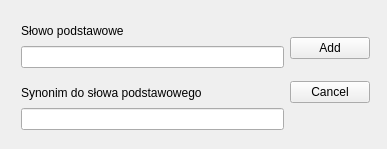
<?xml version="1.0" encoding="UTF-8"?>
<ui version="4.0">
 <class>AddSynonim</class>
 <widget class="QWidget" name="AddSynonim">
  <property name="geometry">
   <rect>
    <x>0</x>
    <y>0</y>
    <width>387</width>
    <height>149</height>
   </rect>
  </property>
  <property name="minimumSize">
   <size>
    <width>387</width>
    <height>149</height>
   </size>
  </property>
  <property name="maximumSize">
   <size>
    <width>387</width>
    <height>149</height>
   </size>
  </property>
  <property name="windowTitle">
   <string>AddSynonim</string>
  </property>
  <widget class="QWidget" name="horizontalLayoutWidget">
   <property name="geometry">
    <rect>
     <x>10</x>
     <y>10</y>
     <width>371</width>
     <height>131</height>
    </rect>
   </property>
   <layout class="QHBoxLayout" name="horizontalLayout">
    <item>
     <layout class="QVBoxLayout" name="verticalLayout">
      <item>
       <widget class="QLabel" name="label">
        <property name="text">
         <string>Słowo podstawowe</string>
        </property>
       </widget>
      </item>
      <item>
       <widget class="QLineEdit" name="mainWordLineEdit"/>
      </item>
      <item>
       <spacer name="verticalSpacer">
        <property name="orientation">
         <enum>Qt::Vertical</enum>
        </property>
        <property name="sizeType">
         <enum>QSizePolicy::Fixed</enum>
        </property>
        <property name="sizeHint" stdset="0">
         <size>
          <width>20</width>
          <height>10</height>
         </size>
        </property>
       </spacer>
      </item>
      <item>
       <widget class="QLabel" name="label_2">
        <property name="text">
         <string>Synonim do słowa podstawowego</string>
        </property>
       </widget>
      </item>
      <item>
       <widget class="QLineEdit" name="newWordLineEdit"/>
      </item>
     </layout>
    </item>
    <item>
     <layout class="QVBoxLayout" name="verticalLayout_2">
      <item>
       <widget class="QPushButton" name="addButton">
        <property name="text">
         <string>Add</string>
        </property>
       </widget>
      </item>
      <item>
       <widget class="QPushButton" name="cancelButton">
        <property name="text">
         <string>Cancel</string>
        </property>
       </widget>
      </item>
      <item>
       <spacer name="verticalSpacer_2">
        <property name="orientation">
         <enum>Qt::Vertical</enum>
        </property>
        <property name="sizeType">
         <enum>QSizePolicy::Fixed</enum>
        </property>
        <property name="sizeHint" stdset="0">
         <size>
          <width>20</width>
          <height>10</height>
         </size>
        </property>
       </spacer>
      </item>
     </layout>
    </item>
   </layout>
  </widget>
 </widget>
 <layoutdefault spacing="6" margin="11"/>
 <resources/>
 <connections/>
</ui>
